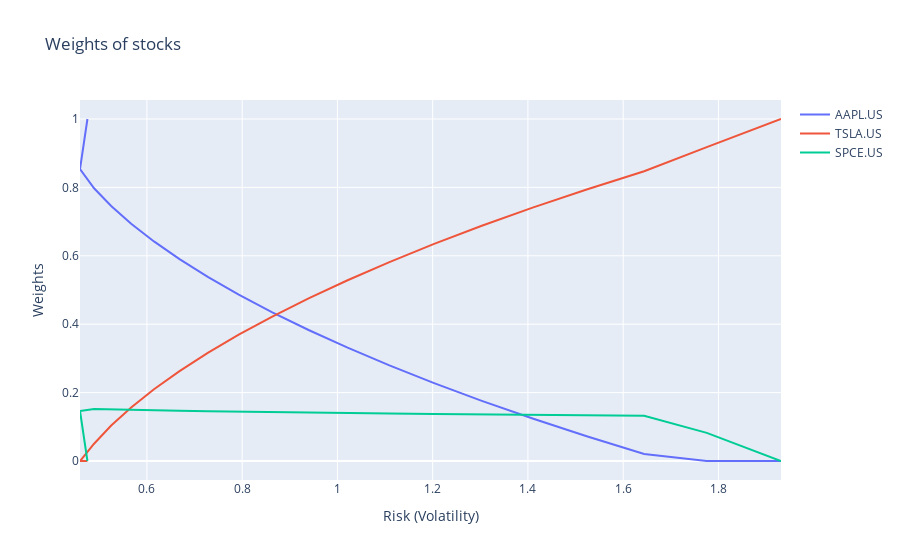

Notebook code for this chart:
### Code cell
fig_transition_map_test = go.Figure()
for ticker in tickers:
    fig_transition_map_test.add_trace(
        go.Scatter(
            x=ef.Risk,
            y=ef[ticker],
            mode='lines',
            # line=dict(width=4),
            name=ticker
        ))

fig_transition_map_test.update_layout(
                    title='Weights of stocks',
                    xaxis_title='Risk (Volatility)',
                    yaxis_title='Weights'
                )
fig_transition_map_test.show()

### Figure 1 — Plotly figure (JSON) as saved in the notebook; plotly's stock layout.template omitted (floating-point values rounded to 4 significant figures)
{"data": [{"mode": "lines", "name": "AAPL.US", "type": "scatter", "x": [0.4751, 0.4594, 0.489, 0.5249, 0.5669, 0.6148, 0.6685, 0.7278, 0.7927, 0.8632, 0.9394, 1.021, 1.109, 1.203, 1.303, 1.41, 1.523, 1.644, 1.776, 1.931], "y": [1.0, 0.8537, 0.7973, 0.7455, 0.6938, 0.642, 0.5902, 0.5383, 0.4866, 0.4349, 0.383, 0.3313, 0.2795, 0.2277, 0.1759, 0.1242, 0.0724, 0.02061, 0, 0]}, {"mode": "lines", "name": "TSLA.US", "type": "scatter", "x": [0.4751, 0.4594, 0.489, 0.5249, 0.5669, 0.6148, 0.6685, 0.7278, 0.7927, 0.8632, 0.9394, 1.021, 1.109, 1.203, 1.303, 1.41, 1.523, 1.644, 1.776, 1.931], "y": [0, 5.551e-17, 0.05053, 0.1036, 0.1567, 0.2099, 0.263, 0.316, 0.3692, 0.4223, 0.4754, 0.5285, 0.5816, 0.6347, 0.6878, 0.741, 0.7941, 0.8472, 0.9178, 1.0]}, {"mode": "lines", "name": "SPCE.US", "type": "scatter", "x": [0.4751, 0.4594, 0.489, 0.5249, 0.5669, 0.6148, 0.6685, 0.7278, 0.7927, 0.8632, 0.9394, 1.021, 1.109, 1.203, 1.303, 1.41, 1.523, 1.644, 1.776, 1.931], "y": [9.188e-09, 0.1463, 0.1521, 0.1508, 0.1495, 0.1482, 0.1468, 0.1456, 0.1442, 0.1429, 0.1416, 0.1402, 0.1389, 0.1375, 0.1363, 0.1349, 0.1335, 0.1322, 0.08221, 1.482e-12]}], "layout": {"title": {"text": "Weights of stocks"}, "xaxis": {"title": {"text": "Risk (Volatility)"}}, "yaxis": {"title": {"text": "Weights"}}}}
